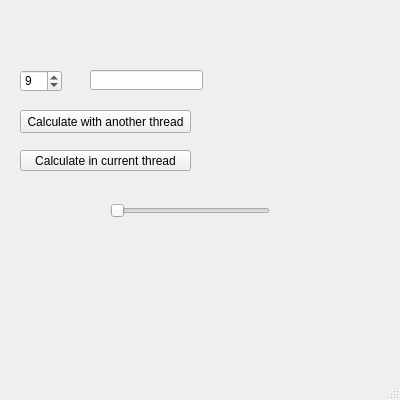
<?xml version="1.0" encoding="UTF-8"?>
<ui version="4.0">
 <class>MainWindow</class>
 <widget class="QMainWindow" name="MainWindow">
  <property name="geometry">
   <rect>
    <x>0</x>
    <y>0</y>
    <width>400</width>
    <height>400</height>
   </rect>
  </property>
  <property name="minimumSize">
   <size>
    <width>400</width>
    <height>400</height>
   </size>
  </property>
  <property name="maximumSize">
   <size>
    <width>400</width>
    <height>400</height>
   </size>
  </property>
  <property name="windowTitle">
   <string>MainWindow</string>
  </property>
  <widget class="QWidget" name="centralwidget">
   <widget class="QPushButton" name="btnCalculate">
    <property name="geometry">
     <rect>
      <x>20</x>
      <y>110</y>
      <width>171</width>
      <height>23</height>
     </rect>
    </property>
    <property name="text">
     <string>Calculate with another thread</string>
    </property>
   </widget>
   <widget class="QLineEdit" name="lineEdit">
    <property name="geometry">
     <rect>
      <x>90</x>
      <y>70</y>
      <width>113</width>
      <height>20</height>
     </rect>
    </property>
    <property name="readOnly">
     <bool>true</bool>
    </property>
   </widget>
   <widget class="QSpinBox" name="spinBox">
    <property name="geometry">
     <rect>
      <x>20</x>
      <y>70</y>
      <width>42</width>
      <height>22</height>
     </rect>
    </property>
    <property name="minimum">
     <number>5</number>
    </property>
    <property name="maximum">
     <number>14</number>
    </property>
    <property name="value">
     <number>9</number>
    </property>
   </widget>
   <widget class="QSlider" name="horizontalSlider">
    <property name="geometry">
     <rect>
      <x>110</x>
      <y>200</y>
      <width>160</width>
      <height>22</height>
     </rect>
    </property>
    <property name="orientation">
     <enum>Qt::Horizontal</enum>
    </property>
   </widget>
   <widget class="QPushButton" name="pushButton">
    <property name="geometry">
     <rect>
      <x>20</x>
      <y>150</y>
      <width>171</width>
      <height>21</height>
     </rect>
    </property>
    <property name="text">
     <string>Calculate in current thread</string>
    </property>
   </widget>
  </widget>
  <widget class="QMenuBar" name="menubar">
   <property name="geometry">
    <rect>
     <x>0</x>
     <y>0</y>
     <width>400</width>
     <height>20</height>
    </rect>
   </property>
  </widget>
  <widget class="QStatusBar" name="statusbar"/>
 </widget>
 <resources/>
 <connections/>
</ui>
